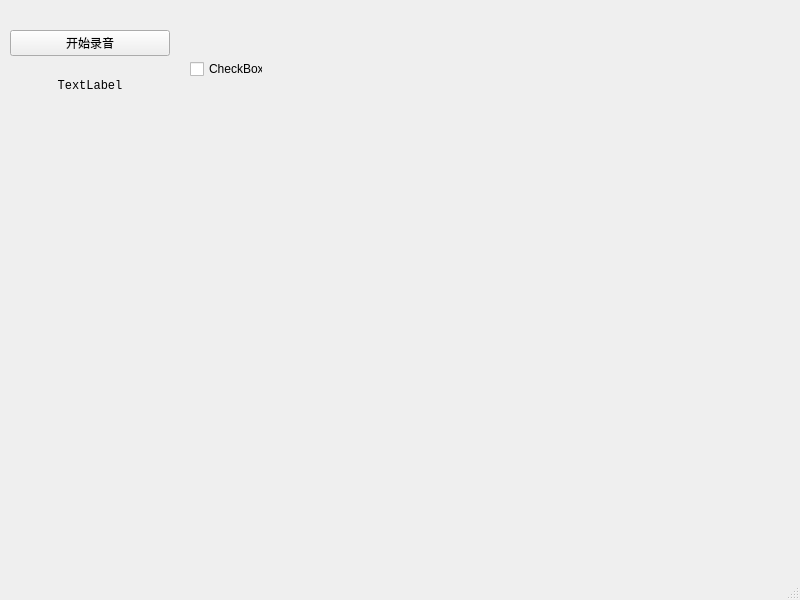
<?xml version="1.0" encoding="UTF-8"?>
<ui version="4.0">
 <class>MainWindow</class>
 <widget class="QMainWindow" name="MainWindow">
  <property name="geometry">
   <rect>
    <x>0</x>
    <y>0</y>
    <width>800</width>
    <height>600</height>
   </rect>
  </property>
  <property name="windowTitle">
   <string>MainWindow</string>
  </property>
  <widget class="QWidget" name="centralwidget">
   <widget class="QCheckBox" name="checkBox">
    <property name="geometry">
     <rect>
      <x>190</x>
      <y>60</y>
      <width>73</width>
      <height>18</height>
     </rect>
    </property>
    <property name="text">
     <string>CheckBox</string>
    </property>
   </widget>
   <widget class="QWidget" name="verticalLayoutWidget">
    <property name="geometry">
     <rect>
      <x>10</x>
      <y>30</y>
      <width>160</width>
      <height>80</height>
     </rect>
    </property>
    <layout class="QVBoxLayout" name="verticalLayout">
     <item>
      <widget class="QPushButton" name="audioButton">
       <property name="text">
        <string>开始录音</string>
       </property>
      </widget>
     </item>
     <item>
      <widget class="QLabel" name="timeLabel">
       <property name="font">
        <font>
         <family>Courier New</family>
        </font>
       </property>
       <property name="text">
        <string>TextLabel</string>
       </property>
       <property name="alignment">
        <set>Qt::AlignCenter</set>
       </property>
      </widget>
     </item>
    </layout>
   </widget>
  </widget>
  <widget class="QMenuBar" name="menubar">
   <property name="geometry">
    <rect>
     <x>0</x>
     <y>0</y>
     <width>800</width>
     <height>21</height>
    </rect>
   </property>
  </widget>
  <widget class="QStatusBar" name="statusbar"/>
 </widget>
 <resources/>
 <connections/>
</ui>
